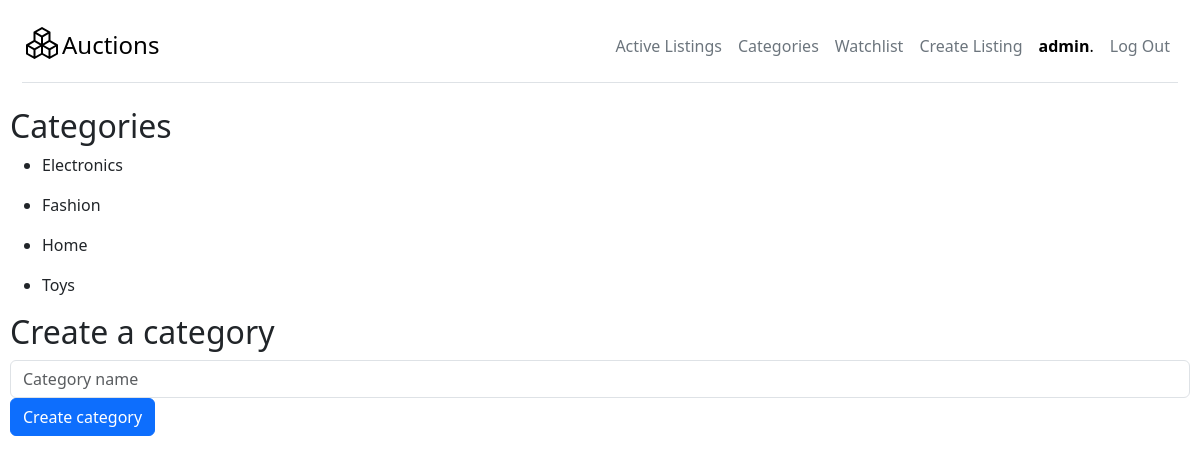
The app's page /categories (signed in), older data.
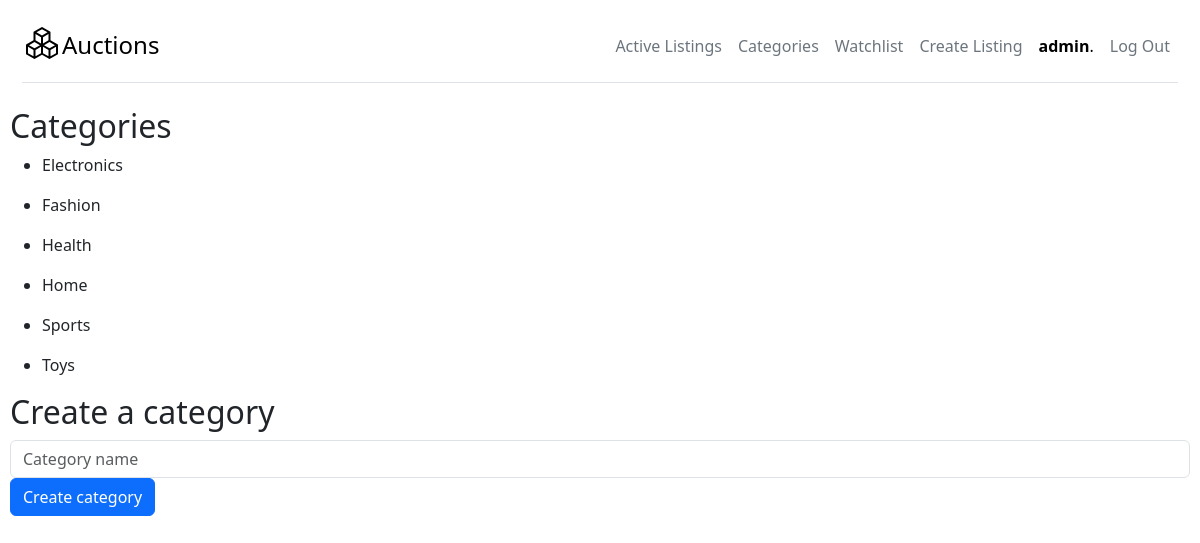
The same page, newer data.
### auctions/models.py (models this page shows)
class Category(models.Model):
    name = models.CharField(max_length=64)
    class Meta:
        ordering = ["name"]
    def __str__(self):
        return f"{self.name}"

### auctions/views.py (the view, shortened to what this page needs)
# urls.py: path("categories", views.create_categories, name="categories"),
def create_categories(request):
    if request.method == "GET":
        categories = Category.objects.all()
        return render(request, "auctions/categories.html", {"categories": categories})

### auctions/templates/auctions/categories.html (shortened to what this page needs)
{% extends "auctions/layout.html" %}
{% block body %}
{% if user.is_authenticated %}
<h2>Categories</h2>
{% for category in categories %}
<ul>
    <li>{{ category }}</li>
</ul>
{% endfor %}
<h2>Create a category</h2>
<form action="{% url 'categories' %}" method="POST">
    <div class="form-group">
        <input class="form-control" type="text" name="category" placeholder="Category name">
    </div>
    <input class="btn btn-primary" type="submit" value="Create category">
</form>
{% else %}
<p>You need to <a href="{% url 'login' %}">login</a> or <a href="{% url 'register' %}">register</a></p>
{% endif %}
{% endblock %}

Row changes from the older to the newer data that the page shows:
added Category: name "Health"
added Category: name "Sports"
